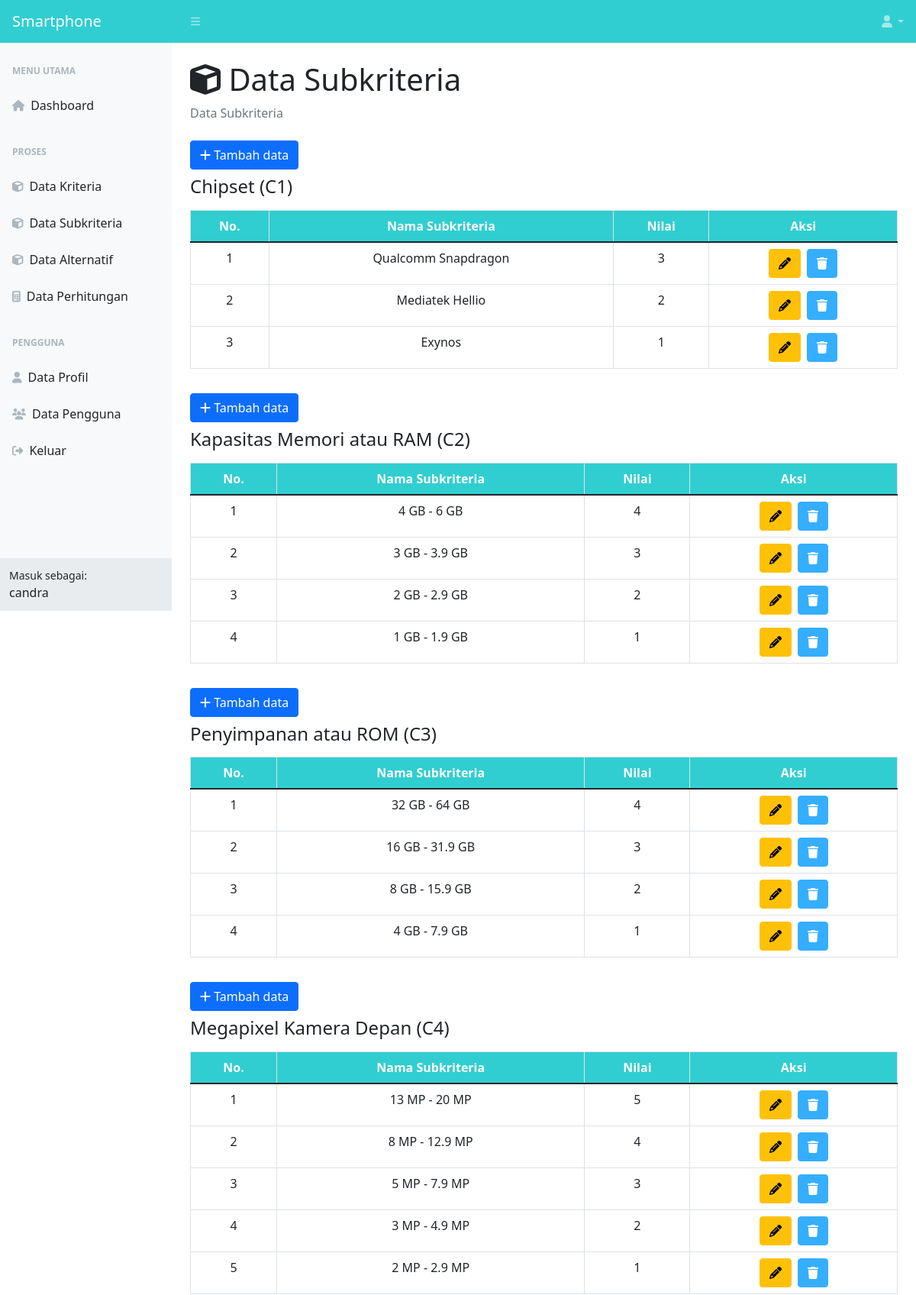
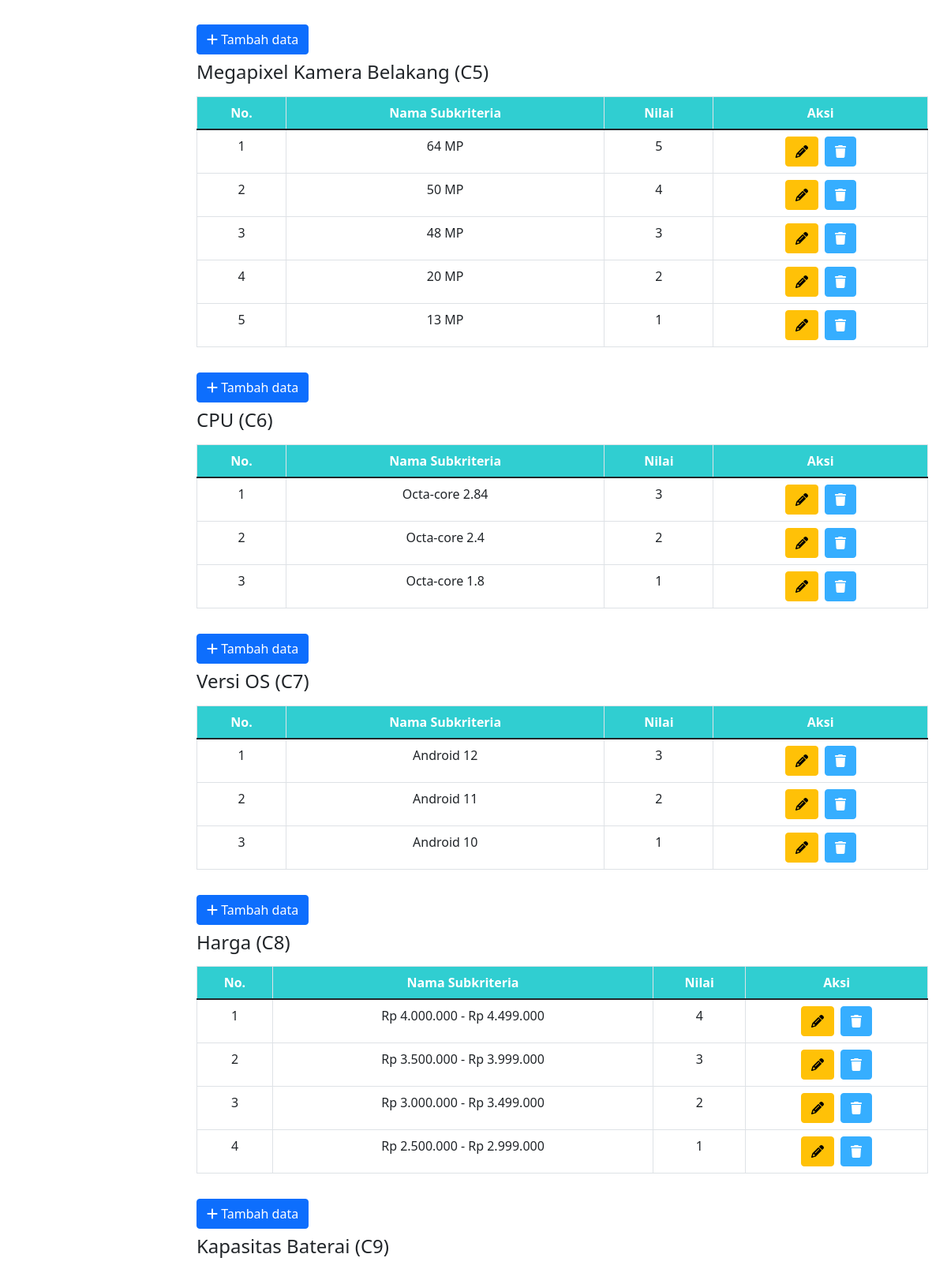
Page /data-subkriteria.php (signed in, upper part) on the committed database (2 pictures, top to bottom).
### tables this page shows
CREATE TABLE `kriteria` (
  `id_kriteria` int(11) NOT NULL,
  `kode_kriteria` varchar(10) NOT NULL,
  `nama_kriteria` varchar(25) NOT NULL,
  `jenis_kriteria` set('Benefit','Cost') NOT NULL,
  `bobot_kriteria` float NOT NULL
);

CREATE TABLE `subkriteria` (
  `id_subkriteria` int(11) NOT NULL,
  `id_kriteria` int(11) NOT NULL,
  `nama_subkriteria` varchar(30) NOT NULL,
  `nilai_subkriteria` float NOT NULL
);

### data-subkriteria.php (the view, shortened to what this page needs)
<?php
include 'koneksi.php';
?>
<!DOCTYPE html>
<html lang="en">
<head>
    <link href="css/styles_dash.css" rel="stylesheet" />
    <link rel="stylesheet" type="text/css" href="css/jquery.dataTables.css">
</head>
<body class="sb-nav-fixed">
    <nav class="sb-topnav navbar navbar-expand navbar-dark bg-primary hstack gap-3">
        <a class="navbar-brand ps-3" href="menu-utama.php">Smartphone</a>
        <button class="btn btn-link btn-sm order-1 order-lg-0 me-4 me-lg-0" id="sidebarToggle" href="#!"><i class="fas fa-bars"></i></button>
        <ul class="navbar-nav ms-auto pe-2">
            <li class="nav-item dropdown">
                <a class="nav-link dropdown-toggle" id="navbarDropdown" href="#" role="button" data-bs-toggle="dropdown" aria-expanded="false"><i class="fas fa-user fa-fw"></i></a>
            </li>
        </ul>
    </nav>
    <div id="layoutSidenav">
        <div id="layoutSidenav_nav">
            <nav class="sb-sidenav accordion sb-sidenav-light" id="sidenavAccordion">
                <div class="sb-sidenav-menu">
                    <div class="nav">
                        <div class="sb-sidenav-menu-heading">Menu Utama</div>
                        <a class="nav-link" href="menu-utama.php">
                            <div class="sb-nav-link-icon"><i class="fas fa-home"></i></div>
                            Dashboard
                        </a>
                        <div class="sb-sidenav-menu-heading">Proses</div>
                        <?php
                        if ($_SESSION['level'] == "Admin") {
                            echo "
                                <a class='nav-link' href='data-kriteria.php'>
                                    <div class='sb-nav-link-icon'><i class='fas fa-cube'></i></div>
                                    Data Kriteria
                                </a>
                                <a class='nav-link' href='data-subkriteria.php'>
                                    <div class='sb-nav-link-icon'><i class='fas fa-cube'></i></div>
                                    Data Subkriteria
                                </a>
                                ";
                        }
                        ?>
                        <a class="nav-link" href="data-alternatif.php">
                            <div class="sb-nav-link-icon"><i class="fas fa-cube"></i></div>
                            Data Alternatif
                        </a>
                        <a class="nav-link" href="data-perhitungan.php">
                            <div class="sb-nav-link-icon"><i class="fas fa-calculator"></i></div>
                            Data Perhitungan
                        </a>
                        <div class="sb-sidenav-menu-heading">Pengguna</div>
                        <a class="nav-link" href="data-profile.php">
                            <div class="sb-nav-link-icon"><i class="fas fa-user"></i></div>
                            Data Profil
                        </a>
                        <?php
                        if ($_SESSION['level'] == "Admin") {
                            echo "
                                <a class='nav-link' href='data-pengguna.php'>
                                    <div class='sb-nav-link-icon'><i class='fas fa-users'></i></div>
                                    Data Pengguna
                                </a>
                                ";
                        }
                        ?>
                        <a class="nav-link" href="#" data-bs-toggle="modal" data-bs-target="#keluar">
                            <div class="sb-nav-link-icon"><i class="fas fa-sign-out-alt"></i></div>
                            Keluar
                        </a>
                    </div>
                </div>
                <div class="sb-sidenav-footer">
                    <div class="small">Masuk sebagai:</div>
                    <?= $_SESSION['username']; ?>
                </div>
            </nav>
        </div>
        <div id="layoutSidenav_content">
            <main>
                <div class="container-fluid px-4">
                    <h1 class="mt-4"><i class="fas fa-cube"></i> Data Subkriteria</h1>
                    <ol class="breadcrumb mb-4">
                        <li class="breadcrumb-item active">Data Subkriteria</li>
                    </ol>
                    <div class="row">
                        <div class="col-sm-12">
                            <?php
                            $query = mysqli_query($koneksi, "SELECT * FROM kriteria");
                            while ($baris = mysqli_fetch_array($query)) {
                                $id = $baris['id_kriteria'];
                            ?>
                                <a class="btn btn-primary" data-bs-toggle="modal" data-bs-target="#tambah_data<?= $id; ?>"><i class="fas fa-plus"></i> Tambah data</a>
                                <h4 class="mt-2"><?= $baris['nama_kriteria'] . " (" . $baris['kode_kriteria'] . ")" ?></h4>
                                <div class="table-responsive my-3">
                                    <table class="table table-bordered" width="100%">
                                        <thead class="bg-primary">
                                            <tr>
                                                <th class="text-center text-white">No.</th>
                                                <th class="text-center text-white">Nama Subkriteria</th>
                                                <th class="text-center text-white">Nilai</th>
                                                <th class="text-center text-white">Aksi</th>
                                            </tr>
                                        </thead>
                                        <tbody>
                                            <?php
                                            $query_sub = mysqli_query($koneksi, "SELECT * FROM subkriteria WHERE id_kriteria = '$id'");
                                            $no = 1;
                                            while ($baris_sub = mysqli_fetch_array($query_sub)) {
                                                echo "
                                                    <tr>
                                                        <td class='text-center'>" . $no . "</td>
                                                        <td class='text-center'>" . $baris_sub['nama_subkriteria'] . "</td>
                                                        <td class='text-center'>" . $baris_sub['nilai_subkriteria'] . "</td>
                                                        <td class='text-center'>
                                                            <div class='d-flex justify-content-center'>
                                                                <a class='btn btn-warning me-2' data-bs-toggle='modal' data-bs-target='#edit_data" . $baris_sub['id_subkriteria'] . "'><i class='fas fa-pencil'></i></a>
                                                                <a class='btn btn-danger' data-bs-toggle='modal' data-bs-target='#hapus_data" . $baris_sub['id_subkriteria'] . "" . $baris_sub['id_kriteria'] . "'><i class='fas fa-trash'></i></a>
                                                            </div>
                                                        </td>
                                                    </tr>
                                                    ";
                                                $no++;
                                            }
                                            ?>
                                        </tbody>
                                    </table>
                                </div>
                            <?php
                            }
                            ?>
                        </div>
                    </div>
                </div>
            </main>
        </div>
    </div>
</body>
</html>

### rows in the picture
kriteria: nama_kriteria "Chipset", kode_kriteria "C1"
subkriteria: nama_subkriteria "Qualcomm Snapdragon", nilai_subkriteria "3"
subkriteria: nama_subkriteria "Mediatek Hellio", nilai_subkriteria "2"
subkriteria: nama_subkriteria "Exynos", nilai_subkriteria "1"
kriteria: nama_kriteria "Kapasitas Memori atau RAM", kode_kriteria "C2"
subkriteria: nama_subkriteria "4 GB - 6 GB", nilai_subkriteria "4"
subkriteria: nama_subkriteria "3 GB - 3.9 GB", nilai_subkriteria "3"
subkriteria: nama_subkriteria "2 GB - 2.9 GB", nilai_subkriteria "2"
subkriteria: nama_subkriteria "1 GB - 1.9 GB", nilai_subkriteria "1"
kriteria: nama_kriteria "Penyimpanan atau ROM", kode_kriteria "C3"
subkriteria: nama_subkriteria "32 GB - 64 GB", nilai_subkriteria "4"
subkriteria: nama_subkriteria "16 GB - 31.9 GB", nilai_subkriteria "3"
subkriteria: nama_subkriteria "8 GB - 15.9 GB", nilai_subkriteria "2"
subkriteria: nama_subkriteria "4 GB - 7.9 GB", nilai_subkriteria "1"
kriteria: nama_kriteria "Megapixel Kamera Depan", kode_kriteria "C4"
subkriteria: nama_subkriteria "13 MP - 20 MP", nilai_subkriteria "5"
subkriteria: nama_subkriteria "8 MP - 12.9 MP", nilai_subkriteria "4"
subkriteria: nama_subkriteria "5 MP - 7.9 MP", nilai_subkriteria "3"
subkriteria: nama_subkriteria "3 MP - 4.9 MP", nilai_subkriteria "2"
subkriteria: nama_subkriteria "2 MP - 2.9 MP", nilai_subkriteria "1"
kriteria: nama_kriteria "Megapixel Kamera Belakang", kode_kriteria "C5"
subkriteria: nama_subkriteria "64 MP", nilai_subkriteria "5"
subkriteria: nama_subkriteria "50 MP", nilai_subkriteria "4"
subkriteria: nama_subkriteria "48 MP", nilai_subkriteria "3"
subkriteria: nama_subkriteria "20 MP", nilai_subkriteria "2"
subkriteria: nama_subkriteria "13 MP", nilai_subkriteria "1"
kriteria: nama_kriteria "CPU", kode_kriteria "C6"
subkriteria: nama_subkriteria "Octa-core 2.84", nilai_subkriteria "3"
subkriteria: nama_subkriteria "Octa-core 2.4", nilai_subkriteria "2"
subkriteria: nama_subkriteria "Octa-core 1.8", nilai_subkriteria "1"
kriteria: nama_kriteria "Versi OS", kode_kriteria "C7"
subkriteria: nama_subkriteria "Android 12", nilai_subkriteria "3"
subkriteria: nama_subkriteria "Android 11", nilai_subkriteria "2"
subkriteria: nama_subkriteria "Android 10", nilai_subkriteria "1"
kriteria: nama_kriteria "Harga", kode_kriteria "C8"
subkriteria: nama_subkriteria "Rp 4.000.000 - Rp 4.499.000", nilai_subkriteria "4"
subkriteria: nama_subkriteria "Rp 3.500.000 - Rp 3.999.000", nilai_subkriteria "3"
subkriteria: nama_subkriteria "Rp 3.000.000 - Rp 3.499.000", nilai_subkriteria "2"
subkriteria: nama_subkriteria "Rp 2.500.000 - Rp 2.999.000", nilai_subkriteria "1"
kriteria: nama_kriteria "Kapasitas Baterai", kode_kriteria "C9"

### other values in the picture
$_SESSION['username'] "candra"
